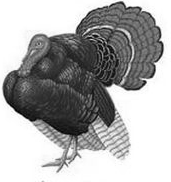
#> input picture packages/Orange3-ImageAnalytics/Orange3-ImageAnalytics-0.11.0.tar.gz/Orange3-ImageAnalytics-0.11.0/orangecontrib/imageanalytics/tests/test_images/example_image_2.pgm, 171 x 182 px
$ python -i Image.py   (imports and definitions only)
#> lines starting #> are read from the running program, lines starting #| are printed output that depends on the picture
from PIL import ImageDraw,ImageFont
from PIL import Image as PILImage
import re
import requests
import json
import hashlib
import hmac
import base64
import time
import os
from loguru import logger
import shutil
import numpy as np

#They are used in the Audio class
RESULT = None
ANSWER = None


# [223 lines left out: functions word_to_image, audio_to_image, convert, equal_scale_image, customize_image, lbp_image_hash and 2 more, not called in this run]


def fft_image_hash(imagePath):
    #离散傅里叶变换算法
    """
    The Fourier transform algorithm finds the hash value.
    Args:
        imagePath: image path
    Returns:
        Image hash value.
    """

    image = PILImage.open(imagePath)
#> image is the input picture: PIL image 171x182 L; min 1, max 255, mean 170.7
    resized_image = image.resize((32,32)).convert('L')
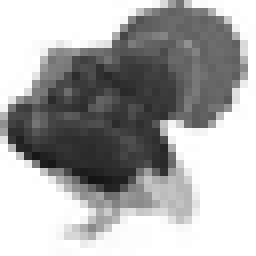
#> resized_image: PIL image 32x32 L (shown 8 times larger); min 20, max 255, mean 170.5

    #进行离散傅里叶变换
    pixels = np.asarray(resized_image.getdata(),dtype=float).reshape(resized_image.size)
    transformed_image = np.fft.fft2(pixels)

    magnitudes = np.abs(transformed_image)
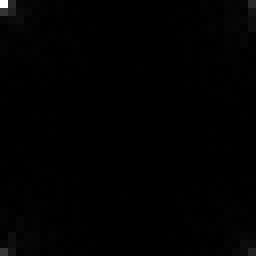
#> magnitudes: shape (32, 32) float64 (shown 8 times larger); min 7, max 174613, mean 1131.4; drawn with min black and max white
    average_magnitude = np.mean(magnitudes)
#> average_magnitude = 1131.4
    hash_value = np.zeros_like(magnitudes, dtype=int)
    hash_value[magnitudes >= average_magnitude] = 1

    #返回二进制数据，方便直接比较
    return hash_value.flatten().tobytes()


# [129 lines left out: functions average_image_hash, remove_same_images, categorize_image, not called in this run]


class Audio:
    #音频类
    """
    You need to pass in the appid, secret-key, and path to the audio file
    """

    # [113 lines left out: functions __init__, __get_signa, __upload, voice_to_word, not called in this run]

>>> result = fft_image_hash('../../../Orange3-ImageAnalytics/Orange3-ImageAnalytics-0.11.0.tar.gz/Orange3-ImageAnalytics-0.11.0/orangecontrib/imageanalytics/tests/test_images/example_image_2.pgm')
